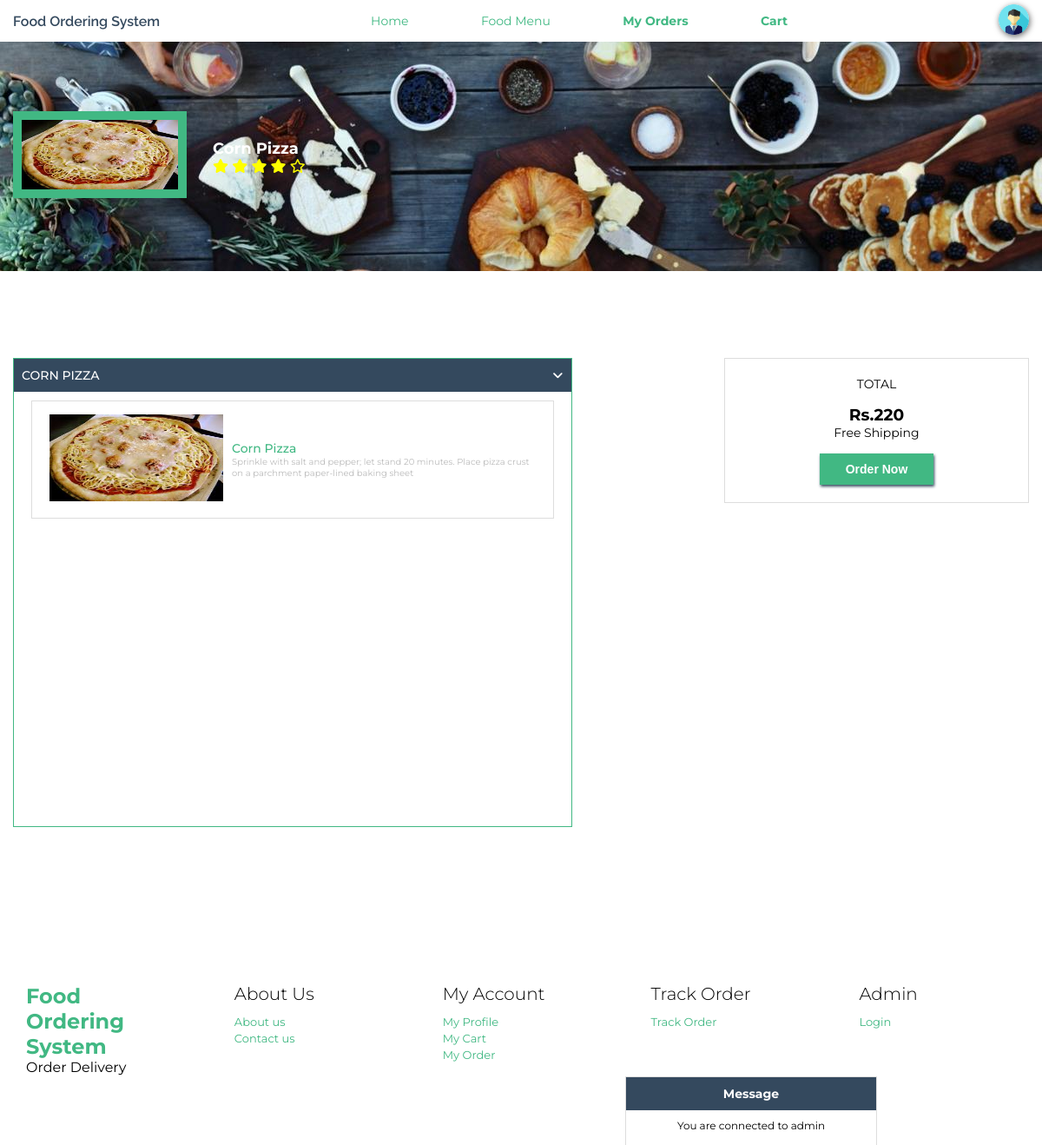
The app's page /food-detail.php?fid=3 (signed in) with its own data.
### tables this page shows
CREATE TABLE `tblfood` (
  `ID` int(10) NOT NULL,
  `CategoryName` varchar(120) DEFAULT NULL,
  `ItemName` varchar(120) DEFAULT NULL,
  `ItemPrice` varchar(120) DEFAULT NULL,
  `ItemDes` varchar(500) DEFAULT NULL,
  `Image` varchar(120) DEFAULT NULL,
  `ItemQty` varchar(120) DEFAULT NULL
);

### food-detail.php (the view, shortened to what this page needs)
<?php
include('includes/dbconnection.php');
  ?>
<!DOCTYPE html>
<html lang="en">
<head>
    <link href="css/animsition.min.css" rel="stylesheet">
    <link href="css/animate.css" rel="stylesheet">
    <link href="css/style.css" rel="stylesheet">
    <link href="css/order.css" rel="stylesheet">
    <link href="css/order-detail.css" rel="stylesheet">
    <link href="css/food-details.css" rel="stylesheet">
</head>
<body>
    <div class="site-wrapper animsition" data-animsition-in="fade-in" data-animsition-out="fade-out">
        <header id="header" class="header-scroll top-header headrom">
            <?php include_once('includes/header.php');?>
        </header>
        <div>
            <?php
 $cid=$_GET['fid'];
$ret=mysqli_query($con,"select * from tblfood where ID='$cid'");
while ($row=mysqli_fetch_array($ret)) {
?>
            <section class="inner-page-hero bg-image" data-image-src="images/decouvrez-l-experience-food-d-airbnb.jpg">
                <div class="profile">
                    <div class="container">
                        <div class="profile-row">
                            <div class="profile-img">
                                <div class="image-wrap">
                                    <figure><img src="admin/itemimages/<?php echo $row['Image'];?>" width="200"
                                            height="100"></figure>
                                </div>
                            </div>
                            <div class="profile-desc">
                                <div class="pull-left">
                                    <h6><a href="#"><?php echo $row['ItemName'];?></a></h6>
                                    <ul class="nav nav-inline">
                                        <li class="nav-item ratings">
                                            <a class="nav-link" href="#"> <span>
                                                    <i class="fa fa-star"></i>
                                                    <i class="fa fa-star"></i>
                                                    <i class="fa fa-star"></i>
                                                    <i class="fa fa-star"></i>
                                                    <i class="fa fa-star-o"></i>
                                                </span> </a>
                                        </li>
                                    </ul>
                                </div>
                            </div>
                        </div>
                    </div>
                </div>
            </section>
            <div class="container">
                <div class="order-row">
                    <div class="mid-menu">
                        <div class="menu-widget">
                            <div class="widget-heading">
                                <h3 class="widget-title text-dark">
                                    <?php echo $row['ItemName'];?> <a class="" href="#popular">
                                        <i class="fa fa-angle-down pull-right"></i>
                                    </a>
                                </h3>
                            </div>
                            <div class="order-collapse" id="1">
                                <div class="order-items">
                                    <div class="rest-logo pull-left">
                                        <a class="restaurant-logo pull-left" href="#"><img
                                                src="admin/itemimages/<?php echo $row['Image'];?>" width="200"
                                                height="100"></a>
                                    </div>
                                    <div class="rest-descr">
                                        <h6><a href="#"><?php echo $row['ItemName'];?></a></h6>
                                        <p> <?php echo $row['ItemDes'];?></p>
                                    </div>
                                </div>
                            </div>
                        </div>
                    </div>
                    <div class="order-sidebar">
                        <div class="sidebar-wrap">
                            <div class="widget widget-cart">
                                <div class="widget-body">
                                    <div class="price-wrap">
                                        <p>TOTAL</p>
                                        <h3 class="value"><strong>Rs.<?php echo $row['ItemPrice'];?></strong></h3>
                                        <p>Free Shipping</p>
                                        <?php if($_SESSION['fosuid']==""){?>
                                        <a href="login.php" class="custom-btn">Order Now</a>
                                        <?php } else {?>
                                        <form method="post">
                                            <button type="submit" name="submit" class="custom-btn">Order Now</button>
                                        </form>
                                        <?php }?>
                                    </div>
                                </div>
                            </div>
                        </div>
                    </div>
                    <?php }  ?>
                </div>
            </div>
            <?php include_once('includes/footer.php');?>
        </div>
    </div>
</body>
</html>

### css/style.css (style rules this page uses)
:root { --font-dark:#34495E; --font-white:#ffffff; --font-primary:#41B883; --bg-primary:#34495E; --bg-secondary:#41B883; }
* { margin: 0; padding: 0; box-sizing: border-box; }
body { font-family: 'Montserrat', sans-serif; }
a { text-decoration: none; }
p { font-size: 14px; }
section { padding: 80px 0; }
.container { max-width: 1170px; margin:0 auto; }
.custom-btn { background: var(--bg-secondary); color: var(--font-white); font-size: 14px; font-weight: 600; padding: 10px 30px; display: block; margin-top: 10px; box-shadow: 1px 2px 3px var(--font-dark); border: none; }
header { box-shadow: 1px 2px 3px rgba(0,0,0,0.5); background: white; }

### css/order.css (style rules this page uses)
.order-row { display: flex; justify-content: space-between; }

### css/order-detail.css (style rules this page uses)
.order-row { padding: 100px 0; justify-content: space-between; }
.mid-menu { background-color: white; width: 55%; }
.widget-heading { padding: 10px 9px; background: var(--bg-primary); color: white; }
h3.widget-title { font-size: 14px; text-transform: uppercase; font-weight: 500; }
h3.widget-title a { color: white; float: right; }
.order-items { display: flex; align-items: center; justify-content: space-between; padding: 15px 20px; margin-bottom: 10px; border: 1px solid #ddd; }
.order-collapse { padding: 10px 20px; height: 500px; overflow-y: auto; }
.rest-descr { margin-left: 10px; }
.price-wrap { padding: 20px; text-align: center; }
.price-wrap p { margin-bottom: 15px; }
.rest-descr h6 a { color: var(--font-primary); font-size: 14px; font-weight: 500; }
.rest-descr p { font-size: 10px; color: #bbb; }

### css/food-details.css (style rules this page uses)
.image-wrap img { border: 10px solid var(--bg-secondary); }
.profile-row { display: flex; align-items: center; }
.pull-left h6 a { font-size: 18px; color: white; }
i.fa.fa-star, i.fa.fa-star-o { color: yellow; }
.profile-desc { margin-left: 30px; }
ul { list-style-type: none; }
.mid-menu { border: 1px solid var(--bg-secondary); }
.order-sidebar { flex-basis: 30%; }
.price-wrap { text-align: center; border: 1px solid #ddd; }
.price-wrap form .custom-btn { text-align: center; margin: 0 auto; }

### records on screen
tblfood: Image (picture), ItemName "Corn Pizza", ItemName "CORN PIZZA", ItemDes "Sprinkle with salt and pepper; let stand 20 minutes. Place pizza crust on a parchment paper-lined baking sheet", ItemPrice "220"
